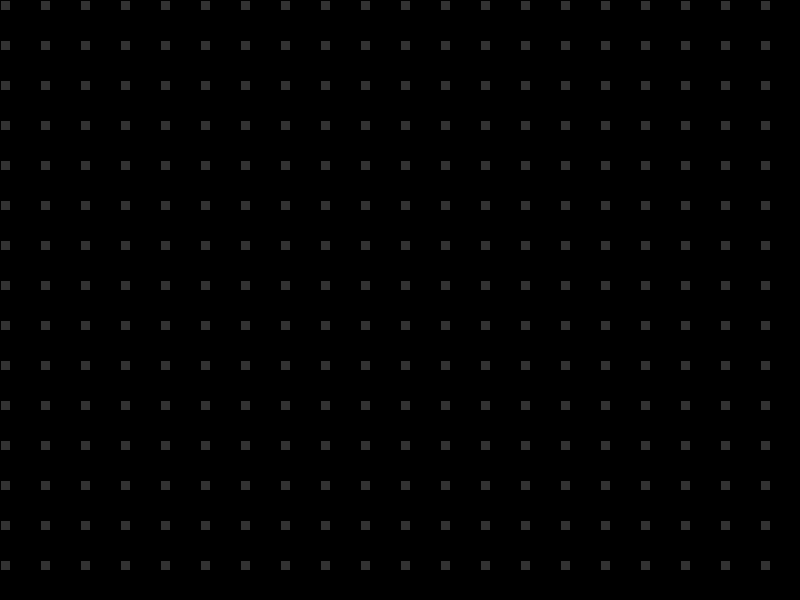
Frame 1 (no input)
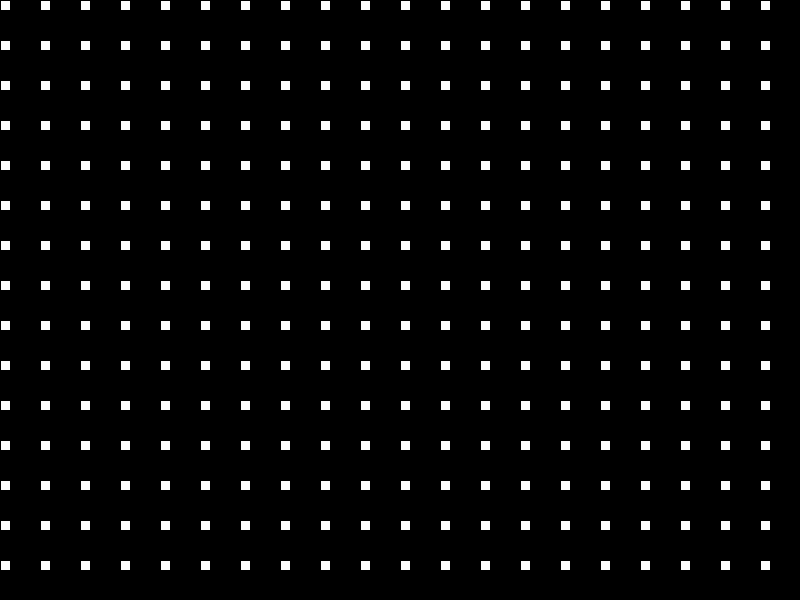
Frame 60 (the mouse pressed at the canvas centre just before this capture)
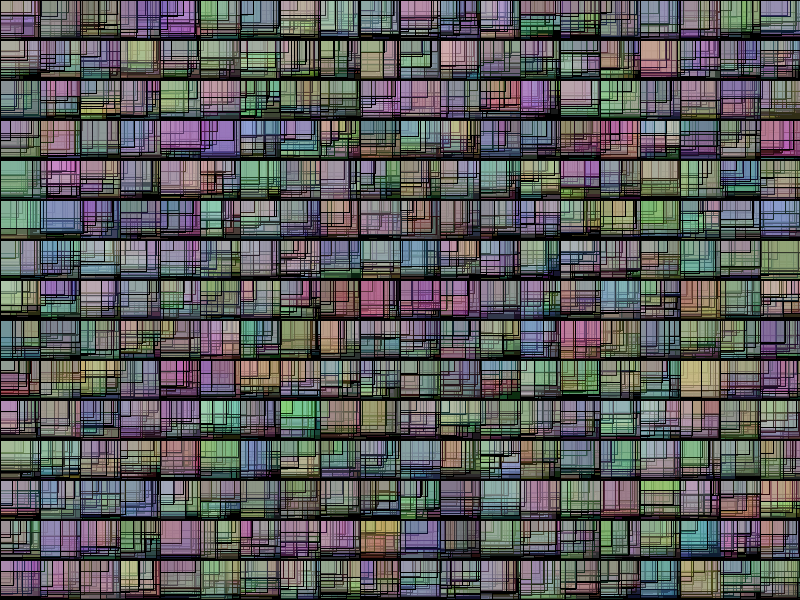
Frame 120 (the mouse held since frame 60 and released just before this capture)

The Processing sketch that drew these frames (run headless with seeded random() and noise(); from frame 60 on, the mouse is pressed at the canvas centre):

// Processing sketch: processing_70527
// ── processing_70527.pde

void setup() {
  size(800, 600);
  background(0);
  smooth();
}
int cx = 10;
int cy = 10;


void draw() {
  float c;
  float rectWidth;
  float rectHeight;

  for (int i = 0; i < width; i = i + 40) {
    for (int j = 0; j < height; j = j + 40) {

  
      rectWidth = cx + random(mouseX/10);
      rectHeight = cy + random(mouseY/10);
      c = map(mouseX, 0, 500, 255, 0);
      fill(random(c, 255), random(c, 255), random(c, 255), 50);
      rect(i, j, rectWidth, rectHeight);
    }
  }
}
